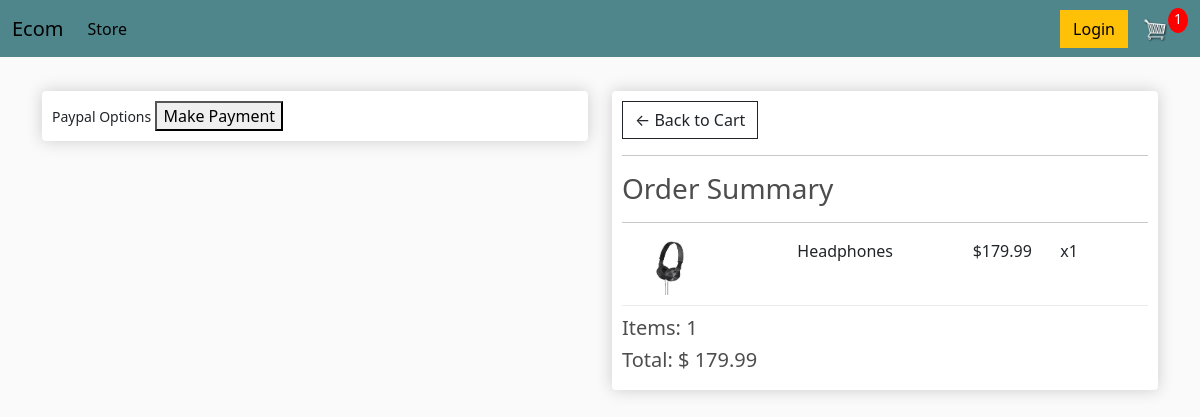
Screenshot of /checkout/ (signed in) with the database file from the repository.
### store/models.py (models this page shows, shortened)
class OrderItem(models.Model):
    product = models.ForeignKey(Product, on_delete= models.SET_NULL , null = True)
    order = models.ForeignKey(Order , on_delete=models.SET_NULL , null=True)
    quantity = models.IntegerField(default=0 , null = True,  blank = True)
    date_added = models.DateTimeField(auto_now_add=True)
    @property
    def item_total(self):
        return self.product.price * self.quantity

class Product(models.Model):
    name = models.CharField(max_length=200 )
    price = models.FloatField()
    digital = models.BooleanField(default=False , null= True , blank = True)
    image = models.ImageField(null= True, blank = True)
    @property
    def imgURL(self):
        try:
            url = self.image.url
        except:
            url = ''
        return url

class Order(models.Model):
    customer = models.ForeignKey(Customer, on_delete=models.SET_NULL, null= True , blank = True)
    date_ordered = models.DateTimeField(auto_now_add = True)
    complete = models.BooleanField(default=False)
    transaction_id = models.CharField(max_length=200, null=True)
    @property
    def order_total(self):
        items = self.orderitem_set.all()
        total = sum([item.item_total for item in items])
        return total
    @property
    def order_quantity(self):
        items = self.orderitem_set.all()
        total = sum([item.quantity for item in items])
        return total

### store/views.py (the view)
# urls.py: path('checkout/', views.checkout, name = "checkout"),
def checkout(request):
    data = cartData(request)
    cartItems = data['cart']
    orders = data['orders']
    items = data['items']
    context = {'items': items , 'orders': orders , 'cart': cartItems}
    return render(request, 'store/checkout.html' , context)

### store/utils.py (called while the page is built)
def cartData(request):
    if request.user.is_authenticated:
        customer = request.user.customer
        orders, created = Order.objects.get_or_create(customer = customer , complete = False)
        items = orders.orderitem_set.all()
        cartItems = orders.order_quantity
    else:
        cookieData =  cookieCart(request)
        cartItems = cookieData['cartItems']
        orders = cookieData['order']
        items = cookieData['items']
    return {'items': items , 'orders': orders , 'cart' : cartItems}

### store/templates/store/checkout.html (shortened to what this page needs)
{% extends "store/main.html" %}
{% load static %}
{% block content %}
    <div class="row">
        <div class="col-lg-6">
                <div class="box-element hidden" id="payment-info">
                    <small>Paypal Options</small>
                    <button id="make-payment"> Make Payment </button>
                </div>
        </div>
        <div class="col-lg-6">
            <div class="box-element">
                    <a  class="btn btn-outline-dark" href="{% url 'cart' %}">&#x2190; Back to Cart</a>
                    <hr>
                    <h3>Order Summary</h3>
                    <hr>
                    {% for item  in items %}
                    <div class="cart-row">
                        <div style="flex:2"><img class="row-image" src="{{item.product.imgURL}}"></div>
                        <div style="flex:2"><p> {{item.product.name}}</p></div>
                        <div style="flex:1"><p>${{item.product.price| floatformat:2}}</p></div>
                        <div style="flex:1"><p>x{{item.quantity}}</p></div>
                    </div>
                    {% endfor %}
                    <h5>Items:   {{orders.order_quantity}}</h5>
                    <h5>Total:   $ {{orders.order_total| floatformat:2}}</h5>
            </div>
        </div>
    </div>
{% endblock %}

### static/css/main.css (style rules this page uses)
body { background-color: hsl(0, 0%, 98%); }
h1, h2, h3, h4, h5, h6 { color: hsl(0, 0%, 30%); }
.box-element { box-shadow: hsl(0, 0%, 80%) 0 0 16px; background-color: #fff; border-radius: 4px; padding: 10px; }
.col-lg-4, .col-lg-6, .col-lg-8, .col-lg-12 { margin-top: 10px; }
.btn { border-radius: 0; }
.row-image { width: 100px; }
.cart-row { display: flex; align-items: flex-stretch; padding-bottom: 10px; margin-bottom: 10px; border-bottom: 1px solid #ececec; }

### rows the page displays
OrderItem: product.imgURL (picture), product.name "Headphones", product.price "179.99", quantity "1"
Order: order_quantity "1", order_total "179.99"

### other values shown
{{ cart }} "1"
